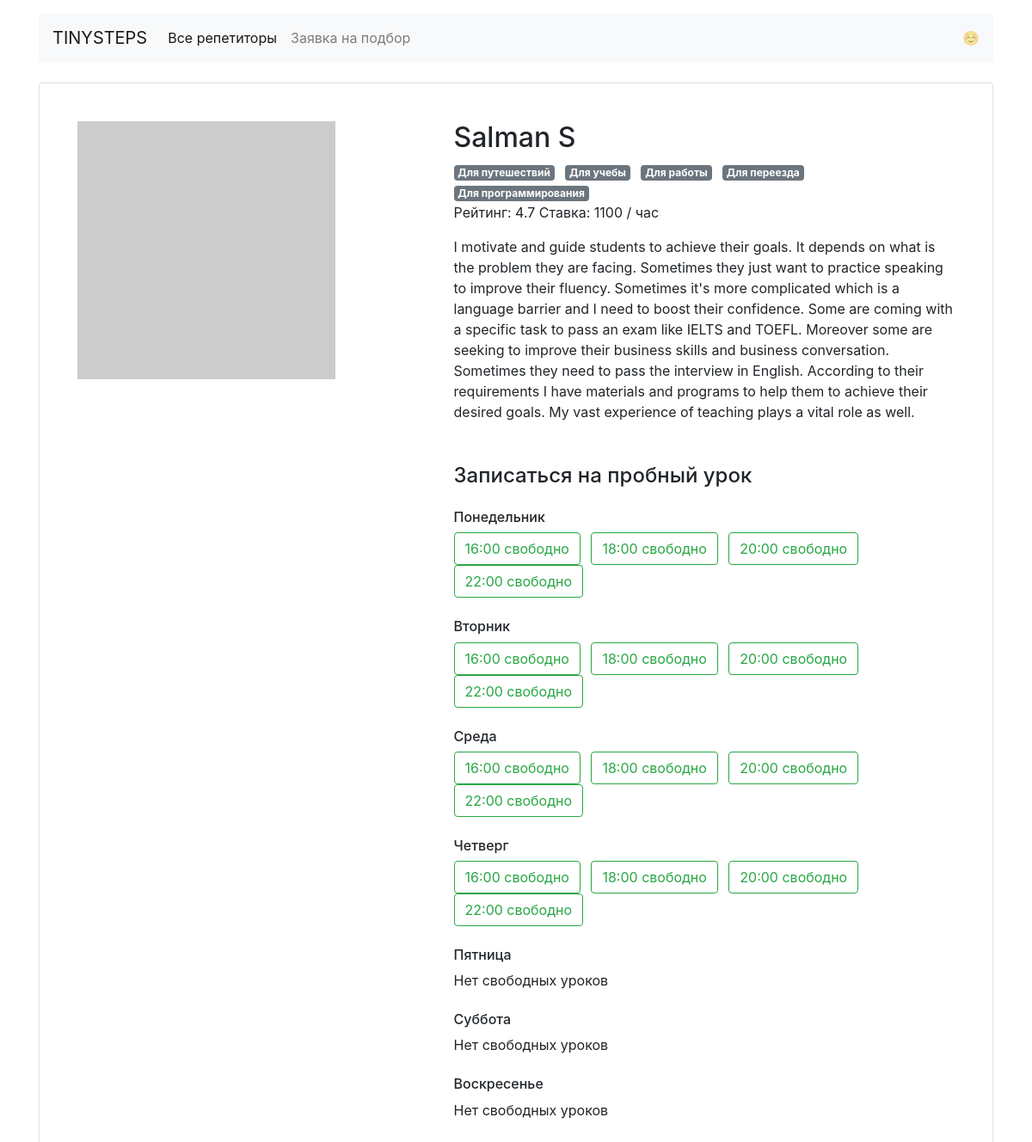
/profiles/11/, run on the app's committed database.
### app.py (models this page shows)
class Teacher(db.Model):
    __tablename__ = "teachers"
    id = db.Column(db.Integer, primary_key=True)
    name = db.Column(db.String(50))
    about = db.Column(db.Text)
    rating = db.Column(db.Float)
    picture = db.Column(db.String(200))
    price = db.Column(db.Integer)
    goals = db.relationship("Goal", secondary=teachers_goals_association, back_populates="teachers")
    free = db.Column(db.JSON)
    bookings = db.relationship("Booking", back_populates="teacher")

class Goal(db.Model):
    __tablename__ = "goals"
    id = db.Column(db.Integer, primary_key=True)
    slug = db.Column(db.String(200))
    description = db.Column(db.String(200))
    teachers = db.relationship("Teacher", secondary=teachers_goals_association, back_populates="goals")
    icon = db.Column(db.String(30))

### app.py (the view)
@app.route('/profiles/<int:profile_id>/')
def render_profile(profile_id):
    profile = db.session.query(Teacher).get_or_404(profile_id)
    goals = db.session.query(Goal).all()
    free_hours = get_free_profile_hours(profile.free)
    return render_template('profile.html', profile=profile, goals=goals, free_hours=free_hours, weekday=WEEKDAYS)

### data_tools.py (called while the page is built)
def get_free_profile_hours(schedule):
    free_hours = {}
    for day, hours in schedule.items():
        day_hour = {}
        for hour, possibility in hours.items():
            if possibility:
                day_hour[hour] = possibility
        free_hours[day] = day_hour
    return free_hours

### templates/profile.html
{% extends 'base.html' %}
{% block content %}
  <main class="container mt-3">
    <div class="card my-4 mx-auto">
      <div class="card-body m-2 m-md-4">
        <article class="row">
          <div class="col-5"><img src="{{ profile.picture }}" class="img-fluid" alt=""></div>
          <div class="col-7">
            <section class="teacher=info">
              <h1 class="h2">{{ profile.name }}</h1>
                {% for goal in goals %}
                  <span class="badge badge-secondary mr-2">{{ goal.description }} </span>
                {% endfor %}
              <p>Рейтинг: {{ profile.rating }} Ставка: {{ profile.price }} / час</p>
              <p>{{ profile.about }}</p>
            </section>
            <section class="available">
              <h4 class="mb-4 mt-5">Записаться на пробный урок</h4>
              {% for day, hours in free_hours.items() %}
              <h6 class="mt-4">{{ weekday.get(day) }}</h6>
              {% if hours %}
              {% for hour in hours.keys() %}
              <a href="/booking/{{profile.id}}/{{day}}/{{hour}}" class="btn btn-outline-success mr-2">{{ hour }} свободно</a>
              {% endfor %}
              {% else %}
              <p>Нет свободных уроков</p>
              {% endif %}
              {% endfor %}
            </section>
          </div>
        </article>
      </div>
    </div>
  </main>
{% endblock %}

### data on the page
Teacher: name "Salman S", rating "4.7", price "1100", about "I motivate and guide students to achieve their goals. It depends on what is the problem they are facing. Sometimes they just want to practice speaking to improve their fluency. Sometimes it's more complicated which is a language barrier and I need to boost their confidence. Some are coming with a specific task to pass an exam like IELTS and TOEFL. Moreover some are seeking to improve their business skills and business conversation. Sometimes they need to pass the interview in English. According to their requirements I have materials and programs to help them to achieve their desired goals. My vast experience of teaching plays a vital role as well."
Goal: description "Для путешествий"
Goal: description "Для учебы"
Goal: description "Для работы"
Goal: description "Для переезда"
Goal: description "Для программирования"

### other printed values
{{ weekday.get(day) }} "Понедельник" "Вторник" "Среда" "Четверг" "Пятница" "Суббота" "Воскресенье"
{{ hour }} "16:00" "18:00" "20:00" "22:00" "16:00" "18:00" "20:00" "22:00" "16:00" "18:00" "20:00" "22:00" "16:00" "18:00" "20:00" "22:00"
